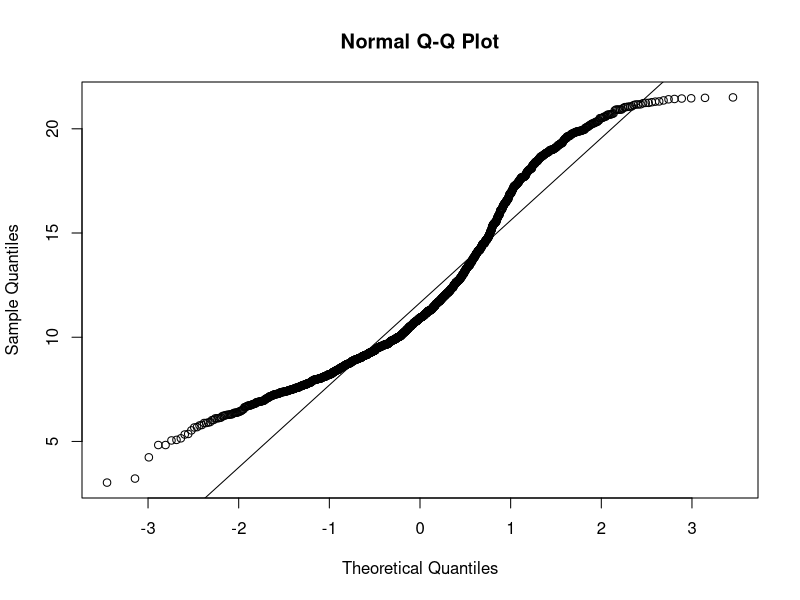
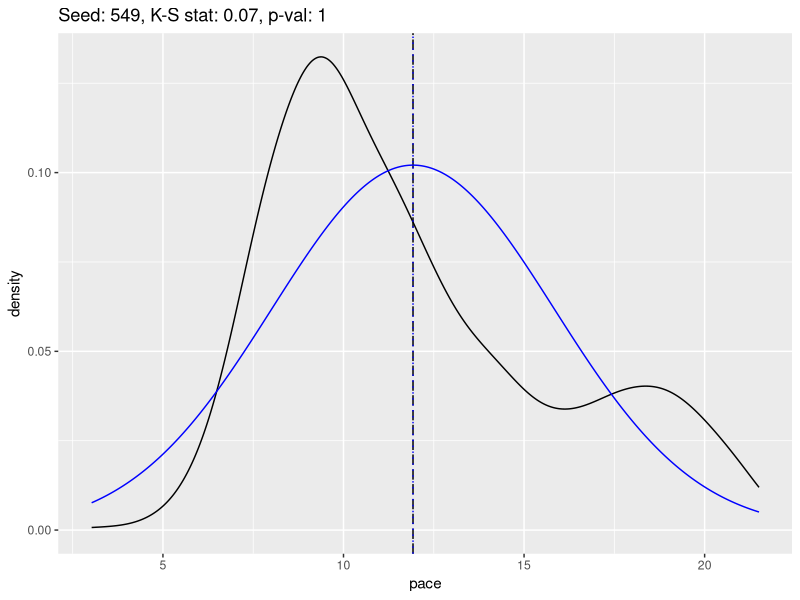

These charts were generated, in order, by the following R code:
library(readr)
library(lubridate)
library(magrittr)
library(stringr)
library(purrr)
library(ggplot2)
library(dplyr)

# Find the statistical mode
Mode <- function(x, na.rm = FALSE) {
  # x is the vector, ux will be the bins/candidates that we consider
  # if na.rm = TRUE, remove NA from vector
  ux <- if (na.rm) x[!is.na(x)] else x
  
  # identify all unique/distinct numbers in the vector
  ux <- unique(ux)
  
  # put numbers in ascending order so, if there's a tie, smallest is chosen
  ux <- ux[order(ux)]
  
  # find the bin that contains the most numbers
  ux[which.max(tabulate(match(x, ux)))][1]
}

# see https://stackoverflow.com/questions/16255622/peak-of-the-kernel-density-estimation
# dominant mode of kde
d_mode <- function(x) {
  den <- density(x, kernel = 'gaussian')
  den$x[which.max(den$y)]
}

n_modes <- function(x) {
  den <- density(x, kernel = 'gaussian')
  den.s <- smooth.spline(den$x, den$y, all.knots = TRUE, spar = 0.8)
  s.0 <- predict(den.s, den.s$x, deriv = 0)
  s.1 <- predict(den.s, den.s$x, deriv = 1)
  s.derv <- data.frame(s0 = s.0$y, s1 = s.1$y)
  nmodes <- length(rle(den.sign <- sign(s.derv$s1))$values) / 2
  if ((nmodes > 10) == TRUE) {
    nmodes <- 10
  }
  if (is.na(nmodes) == TRUE) {
    nmodes <- 0
  }
  (nmodes)
}


#################################
## Read the half-marathon data ##
#################################

dat <- read_tsv('data/half_times.txt')

# convert pace into minutes:seconds
dat$pace <- dat$pace %>% 
  map(toString) %>% 
  map(str_sub, 1, 5) %>% 
  ms()

max_half_pace <- max(dat$decimal_pace)  


######################
## Read the 5k data ##
######################

# make sure every finish time has hours
pad_h <- function(x) {
  if(str_count(x, ':') == 1) {paste0('0:', x)} else x
}

pad_H <- Vectorize(pad_h)

dat <- read_tsv('data/5k_times.txt', 
                col_types = cols(
                  place = col_double(),
                  name = col_character(),
                  city = col_character(),
                  state_prov = col_character(),
                  country = col_character(),
                  finish_time = col_character()
                ))

dat$finish_time <- dat$finish_time %>% 
  pad_H() %>% 
  hms() %>% 
  as.duration(.) 

dat$decimal_pace <- (as.numeric(dat$finish_time) / 60) / 3.10685596


##
## Take a sample of the population and analyze 
##

# establish sample size and target variable
sample_size <- 30
# remove outliers from people's 5k pace
max_half_pace <- 21.57

dat_pop <- dat %>% 
  filter(decimal_pace <= max_half_pace) %>% 
  select(decimal_pace) %>% 
  unlist()

# take the sample
seed_val <- 549 
set.seed(seed_val)
dat_sample <- sample(dat_pop, sample_size) 

# test the fit of the sample
# for p-value < .05, we reject the null hypothesis: 
# the sample data does not come from a normal distribution.
test_fit <- ks.test(dat_sample, dat_pop)
test_fit$p.value
test_fit$statistic

# test the fit of a bell curve
qqnorm(dat_pop)
qqline(dat_pop)

ks.test(dat_pop,
        "pnorm",
        mean = mean(dat_pop),
        sd = sd(dat_pop))


# find best seed
#best_fit <- Inf
#best_seed <- 0
#
#for (i in 1:1000) {
#  set.seed(i)
#  dat_sample <- sample(dat_pop, sample_size) 
#  
#  test_fit <- ks.test(dat_sample, dat_pop)
#  if (test_fit$p.value > 0.05) {
#    if (test_fit$statistic < best_fit) {
#      best_fit <- test_fit$statistic
#      best_seed <- i
#    }
#  }
#}


#seek <- data.frame(seed = 1:10000,
#           p = 0, 
#           stat = 0
#           )
#
#for (i in 1:10000) {
#  set.seed(i)
#  dat_sample <- sample(dat_pop, sample_size) 
#  test_fit <- ks.test(dat_sample, dat_pop)
#  seek$p[i] = test_fit$p.value
#  seek$stat[i] = test_fit$statistic
#}
#
#seek <- seek %>% 
#  mutate(race = '5k')
##combo <- seek
#
#c(combo, seek) %>% 
#  as.data.frame() %>% 
#  filter(p > 0.05 & p.1 > 0.05) %>% 
#  mutate(combo_stat = stat + stat.1) %>% 
#  #select(min(combo_stat)) %>% 
#  View()


# compare mean and standard deviation
mean(dat_pop)
mean(dat_sample)

sd(dat_pop)
sd(dat_sample)

# mode
d_mode(dat_pop)
d_mode(dat_sample)

# note that the sample might not be large enough to
# simply identify the most frequently occurring number 
Mode(dat_pop)
Mode(dat_sample)

# determine size of confidence interval (CI)
conf_int <- .95
z_score <- qnorm((1 - conf_int) / 2, lower.tail=FALSE)

# calculate the standard error and look at the CI range
se <- sd(dat_sample) / sqrt(sample_size)
CI_upper <- mean(dat_sample) + z_score * se
CI_lower <- mean(dat_sample) - z_score * se

# orders of magnitude slower
mean(dat_pop)
mean(dat_pop) * 10 ^ 6


# visually compare the results
ggplot() +
  # draw the population's pdf
  geom_density(data = data.frame(pace = dat_pop), aes(x = pace)) + 
  geom_vline(xintercept = mean(dat_pop), linetype = 'longdash') + 
  #geom_vline(xintercept = d_mode(dat_pop), linetype = 'dotdash') +
  
  # draw the sample's pdf
  #geom_density(data = data.frame(pace = dat_sample), aes(x = pace), color = 'red') +
  #geom_vline(xintercept = mean(dat_sample), color = 'red', linetype = 'longdash') + 
  #geom_rect(aes(xmin = CI_lower, xmax = CI_upper, ymin = -Inf, ymax = Inf), fill = 'red', alpha = 0.05) +
  #geom_vline(xintercept = d_mode(dat_sample), color = 'red', linetype = 'dotdash') +
  
  # draw the gaussian, based upon the population
  stat_function(fun = dnorm, n = 1000, args = list(mean = mean(dat_pop), sd = sd(dat_pop)), color = 'blue') + ylab("density") +
  geom_vline(xintercept = mean(dat_pop), linetype = 'dotted', color = 'blue') +
  
  # draw the gaussian, based upon the sample
  #stat_function(fun = dnorm, n = 100, args = list(mean = mean(dat_sample), sd = sd(dat_pop)), color = 'blue') + ylab("density") +
  #geom_vline(xintercept = mean(dat_pop), linetype = 'dotted', color = 'blue') +
  
  # add a title
  #xlim(c(0,30)) +
  #labs(title = 'pdf') 
  labs(title = paste0('Seed: ', seed_val, ', K-S stat: ', round(test_fit$statistic, 2), ', p-val: ', round(test_fit$p.value, 2)))



